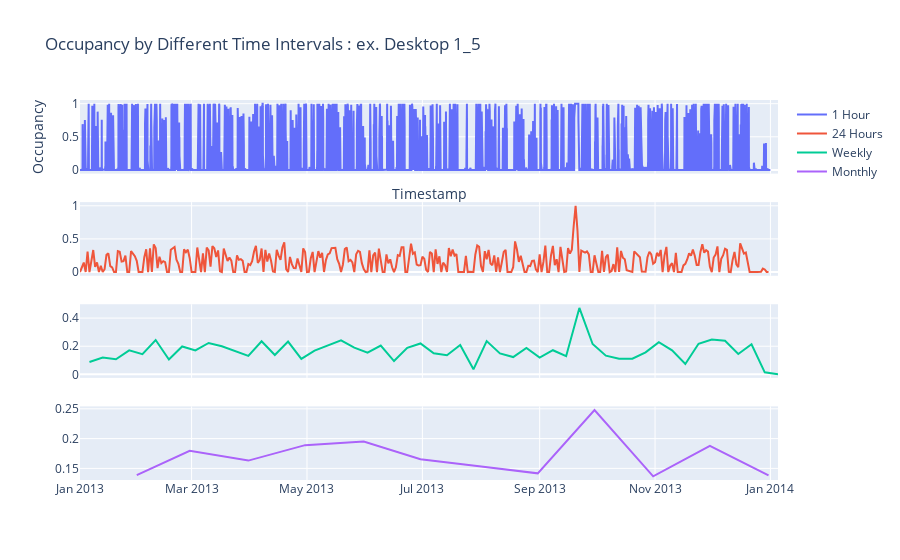

Here is the notebook cell this chart was saved with:
### Code cell
import pandas as pd
import plotly.graph_objects as go
from plotly.subplots import make_subplots
import plotly.io as pio
import holidays

# Assuming your 'timestamp [dd/mm/yyyy HH:MM]' column is in datetime format
merged_df['timestamp [dd/mm/yyyy HH:MM]'] = pd.to_datetime(merged_df['timestamp [dd/mm/yyyy HH:MM]'])


# Resample the data at different intervals
hourly_data = merged_df.resample('1H', on='timestamp [dd/mm/yyyy HH:MM]').mean()
daily_data = merged_df.resample('24H', on='timestamp [dd/mm/yyyy HH:MM]').mean()
weekly_data = merged_df.resample('W', on='timestamp [dd/mm/yyyy HH:MM]').mean()
monthly_data = merged_df.resample('M', on='timestamp [dd/mm/yyyy HH:MM]').mean()

# Create subplots
fig = make_subplots(rows=4, cols=1, shared_xaxes=True)

# Add traces for each aggregated data
fig.add_trace(go.Scatter(x=hourly_data.index, y=hourly_data["o1_5 [0:vacant 1:occupied]"], mode='lines', name='1 Hour'), row=1, col=1)
fig.add_trace(go.Scatter(x=daily_data.index, y=daily_data["o1_5 [0:vacant 1:occupied]"], mode='lines', name='24 Hours'), row=2, col=1)
fig.add_trace(go.Scatter(x=weekly_data.index, y=weekly_data["o1_5 [0:vacant 1:occupied]"], mode='lines', name='Weekly'), row=3, col=1)
fig.add_trace(go.Scatter(x=monthly_data.index, y=monthly_data["o1_5 [0:vacant 1:occupied]"], mode='lines', name='Monthly'), row=4, col=1)

# Update layout
fig.update_layout(title='Occupancy by Different Time Intervals : ex. Desktop 1_5 ',
                  xaxis_title='Timestamp',
                  yaxis_title='Occupancy')

# Show the figure
fig.show()
import kaleido
# Save the plot as an image
pio.write_image(fig, 'timeseries_plots.png', format='png')

### Figure 1 — Plotly figure (JSON) as saved in the notebook; plotly's stock layout.template omitted (floating-point values rounded to 4 significant figures; data arrays with more than 128 entries replaced by an {"elided": "..."} marker saying what was removed)
{"data": [{"mode": "lines", "name": "1 Hour", "type": "scatter", "x": {"elided": "8760 str values"}, "xaxis": "x", "y": {"elided": "8760 float values"}, "yaxis": "y"}, {"mode": "lines", "name": "24 Hours", "type": "scatter", "x": {"elided": "365 str values"}, "xaxis": "x2", "y": {"elided": "365 float values"}, "yaxis": "y2"}, {"mode": "lines", "name": "Weekly", "type": "scatter", "x": ["2013-01-06T00:00:00", "2013-01-13T00:00:00", "2013-01-20T00:00:00", "2013-01-27T00:00:00", "2013-02-03T00:00:00", "2013-02-10T00:00:00", "2013-02-17T00:00:00", "2013-02-24T00:00:00", "2013-03-03T00:00:00", "2013-03-10T00:00:00", "2013-03-17T00:00:00", "2013-03-24T00:00:00", "2013-03-31T00:00:00", "2013-04-07T00:00:00", "2013-04-14T00:00:00", "2013-04-21T00:00:00", "2013-04-28T00:00:00", "2013-05-05T00:00:00", "2013-05-12T00:00:00", "2013-05-19T00:00:00", "2013-05-26T00:00:00", "2013-06-02T00:00:00", "2013-06-09T00:00:00", "2013-06-16T00:00:00", "2013-06-23T00:00:00", "2013-06-30T00:00:00", "2013-07-07T00:00:00", "2013-07-14T00:00:00", "2013-07-21T00:00:00", "2013-07-28T00:00:00", "2013-08-04T00:00:00", "2013-08-11T00:00:00", "2013-08-18T00:00:00", "2013-08-25T00:00:00", "2013-09-01T00:00:00", "2013-09-08T00:00:00", "2013-09-15T00:00:00", "2013-09-22T00:00:00", "2013-09-29T00:00:00", "2013-10-06T00:00:00", "2013-10-13T00:00:00", "2013-10-20T00:00:00", "2013-10-27T00:00:00", "2013-11-03T00:00:00", "2013-11-10T00:00:00", "2013-11-17T00:00:00", "2013-11-24T00:00:00", "2013-12-01T00:00:00", "2013-12-08T00:00:00", "2013-12-15T00:00:00", "2013-12-22T00:00:00", "2013-12-29T00:00:00", "2014-01-05T00:00:00"], "xaxis": "x3", "y": [0.08766, 0.1189, 0.1068, 0.1703, 0.1439, 0.2443, 0.1058, 0.1985, 0.1699, 0.2228, 0.1994, 0.1682, 0.1317, 0.2351, 0.1374, 0.2331, 0.1103, 0.1682, 0.2069, 0.2412, 0.1895, 0.154, 0.2043, 0.09452, 0.1887, 0.2198, 0.1502, 0.1355, 0.2089, 0.03551, 0.2363, 0.1492, 0.1229, 0.1883, 0.1191, 0.1715, 0.1291, 0.4723, 0.2155, 0.1325, 0.1106, 0.1107, 0.1561, 0.2281, 0.1707, 0.07353, 0.217, 0.2477, 0.2393, 0.1448, 0.2137, 0.01433, 0.0009896], "yaxis": "y3"}, {"mode": "lines", "name": "Monthly", "type": "scatter", "x": ["2013-01-31T00:00:00", "2013-02-28T00:00:00", "2013-03-31T00:00:00", "2013-04-30T00:00:00", "2013-05-31T00:00:00", "2013-06-30T00:00:00", "2013-07-31T00:00:00", "2013-08-31T00:00:00", "2013-09-30T00:00:00", "2013-10-31T00:00:00", "2013-11-30T00:00:00", "2013-12-31T00:00:00"], "xaxis": "x4", "y": [0.1388, 0.1796, 0.1631, 0.189, 0.1952, 0.1653, 0.1536, 0.1417, 0.2479, 0.1367, 0.1879, 0.1383], "yaxis": "y4"}], "layout": {"title": {"text": "Occupancy by Different Time Intervals : ex. Desktop 1_5 "}, "xaxis": {"anchor": "y", "domain": [0, 1], "matches": "x4", "showticklabels": false, "title": {"text": "Timestamp"}}, "xaxis2": {"anchor": "y2", "domain": [0, 1], "matches": "x4", "showticklabels": false}, "xaxis3": {"anchor": "y3", "domain": [0, 1], "matches": "x4", "showticklabels": false}, "xaxis4": {"anchor": "y4", "domain": [0, 1]}, "yaxis": {"anchor": "x", "domain": [0.8063, 1], "title": {"text": "Occupancy"}}, "yaxis2": {"anchor": "x2", "domain": [0.5375, 0.7312]}, "yaxis3": {"anchor": "x3", "domain": [0.2687, 0.4625]}, "yaxis4": {"anchor": "x4", "domain": [0, 0.1938]}}}
